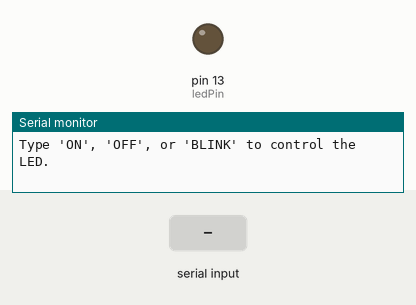
This sketch was run on a simulated Arduino Uno, built with avr-gcc and run on an emulated ATmega328P. On the bench: output pins drawn as LEDs (lit = HIGH), the last lines printed to the serial monitor. Dashed ring = blinking. Inputs (shaded band) come from the test bench.

Above: at 1.2 s.
1.3 s: "BLINK\n" received over Serial
At 1.7 s:
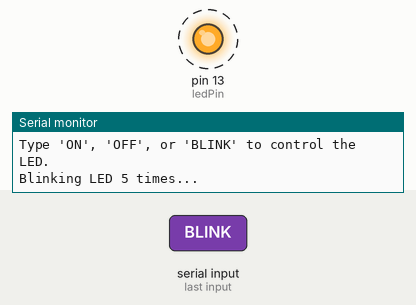
4.3 s: "ON\n" received over Serial
7.3 s: "OFF\n" received over Serial
At 8.3 s:
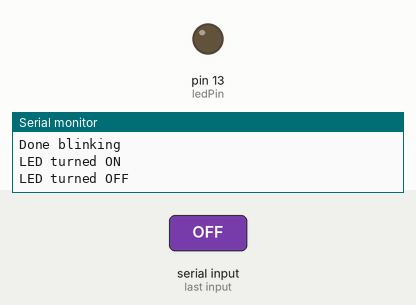
Timing chart, 0 to 10.3 s (numbered marks = the images above; inputs shaded):
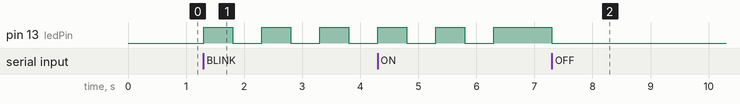

Measured:
- after the input at 1.3 s, pin 13 (ledPin): alternates HIGH for 0.50 s and LOW for 0.50 s, starting at once
- after the input at 7.3 s, pin 13 (ledPin): HIGH → LOW at once

The sketch:

Blink_Test.ino
```cpp
// Pin for the onboard LED
const int ledPin = LED_BUILTIN;

// Variables to store serial input
String inputString = "";

void setup() {
  // Initialize the LED pin as output
  pinMode(ledPin, OUTPUT);

  // Initialize Serial communication
  Serial.begin(115200);
  Serial.println("Type 'ON', 'OFF', or 'BLINK' to control the LED.");
}

void loop() {
  // Check if data is available in Serial
  if (Serial.available()) {
    inputString = Serial.readStringUntil('\n'); // Read input until newline
    inputString.trim(); // Remove any extra spaces or newline characters

    if (inputString.equalsIgnoreCase("ON")) {
      digitalWrite(ledPin, HIGH);
      Serial.println("LED turned ON");
    }
    else if (inputString.equalsIgnoreCase("OFF")) {
      digitalWrite(ledPin, LOW);
      Serial.println("LED turned OFF");
    }
    else if (inputString.equalsIgnoreCase("BLINK")) {
      Serial.println("Blinking LED 5 times...");
      for (int i = 0; i < 5; i++) {
        digitalWrite(ledPin, HIGH);
        delay(500);
        digitalWrite(ledPin, LOW);
        delay(500);
      }
      Serial.println("Done blinking");
    }
    else {
      Serial.println("Unknown command. Type ON, OFF, or BLINK.");
    }
  }
}
```
